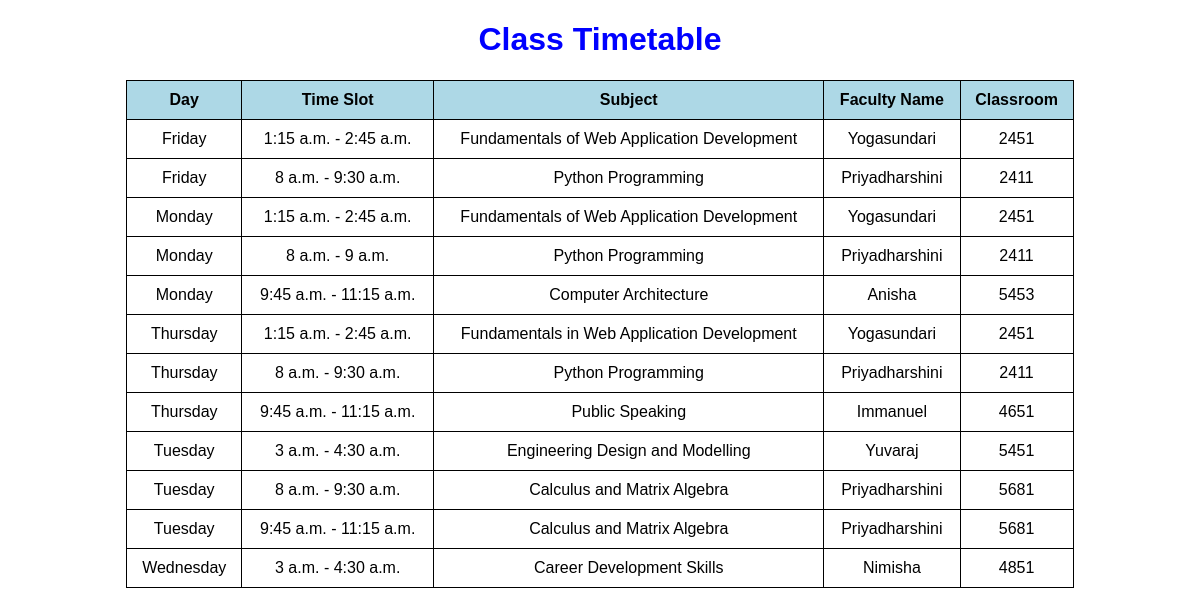
The page / on the database its author committed.
### timetable/models.py (models this page shows, shortened)
class TimeSlot(models.Model):
    day = models.CharField(max_length=20)
    start_time = models.TimeField()
    end_time = models.TimeField()
    subject_name = models.CharField(max_length=100)
    faculty_name = models.CharField(max_length=100)
    classroom = models.CharField(max_length=50)

### timetable/views.py (the view)
# urls.py: path('', views.timetable_view, name='timetable'),
def timetable_view(request):
    records = TimeSlot.objects.all().order_by(
        'day', 'start_time'
    )
    return render(
        request,
        'timetable.html',
        {'records': records}
    )

### timetable/templates/timetable.html (shortened to what this page needs)
<!DOCTYPE html>
<html>
<head>
</head>
<body>
    <h1>Class Timetable</h1>
    <table>
        <tr>
            <th>Day</th>
            <th>Time Slot</th>
            <th>Subject</th>
            <th>Faculty Name</th>
            <th>Classroom</th>
        </tr>
        {% for slot in records %}
        <tr>
            <td>{{ slot.day }}</td>
            <td>
                {{ slot.start_time }} - {{ slot.end_time }}
            </td>
            <td>{{ slot.subject_name }}</td>
            <td>{{ slot.faculty_name }}</td>
            <td>{{ slot.classroom }}</td>
        </tr>
        {% empty %}
        <tr>
            <td colspan="5">No timetable records available</td>
        </tr>
        {% endfor %}
    </table>
</body>
</html>

### timetable/templates/timetable.html (style rules this page uses)
body { font-family: Arial; text-align: center; background-color: white; }
h1 { color: blue; }
table { width: 80%; margin: auto; border-collapse: collapse; }
th, td { border: 1px solid black; padding: 10px; }
th { background-color: lightblue; }
td { background-color: white; }

### rows shown on the page
TimeSlot: day "Friday", start_time "1:15 a.m.", end_time "2:45 a.m.", subject_name "Fundamentals of Web Application Development", faculty_name "Yogasundari", classroom "2451"
TimeSlot: day "Friday", start_time "8 a.m.", end_time "9:30 a.m.", subject_name "Python Programming", faculty_name "Priyadharshini", classroom "2411"
TimeSlot: day "Monday", start_time "1:15 a.m.", end_time "2:45 a.m.", subject_name "Fundamentals of Web Application Development", faculty_name "Yogasundari", classroom "2451"
TimeSlot: day "Monday", start_time "8 a.m.", end_time "9 a.m.", subject_name "Python Programming", faculty_name "Priyadharshini", classroom "2411"
TimeSlot: day "Monday", start_time "9:45 a.m.", end_time "11:15 a.m.", subject_name "Computer Architecture", faculty_name "Anisha", classroom "5453"
TimeSlot: day "Thursday", start_time "1:15 a.m.", end_time "2:45 a.m.", subject_name "Fundamentals in Web Application Development", faculty_name "Yogasundari", classroom "2451"
TimeSlot: day "Thursday", start_time "8 a.m.", end_time "9:30 a.m.", subject_name "Python Programming", faculty_name "Priyadharshini", classroom "2411"
TimeSlot: day "Thursday", start_time "9:45 a.m.", end_time "11:15 a.m.", subject_name "Public Speaking", faculty_name "Immanuel", classroom "4651"
TimeSlot: day "Tuesday", start_time "3 a.m.", end_time "4:30 a.m.", subject_name "Engineering Design and Modelling", faculty_name "Yuvaraj", classroom "5451"
TimeSlot: day "Tuesday", start_time "8 a.m.", end_time "9:30 a.m.", subject_name "Calculus and Matrix Algebra", faculty_name "Priyadharshini", classroom "5681"
TimeSlot: day "Tuesday", start_time "9:45 a.m.", end_time "11:15 a.m.", subject_name "Calculus and Matrix Algebra", faculty_name "Priyadharshini", classroom "5681"
TimeSlot: day "Wednesday", start_time "3 a.m.", end_time "4:30 a.m.", subject_name "Career Development Skills", faculty_name "Nimisha", classroom "4851"
